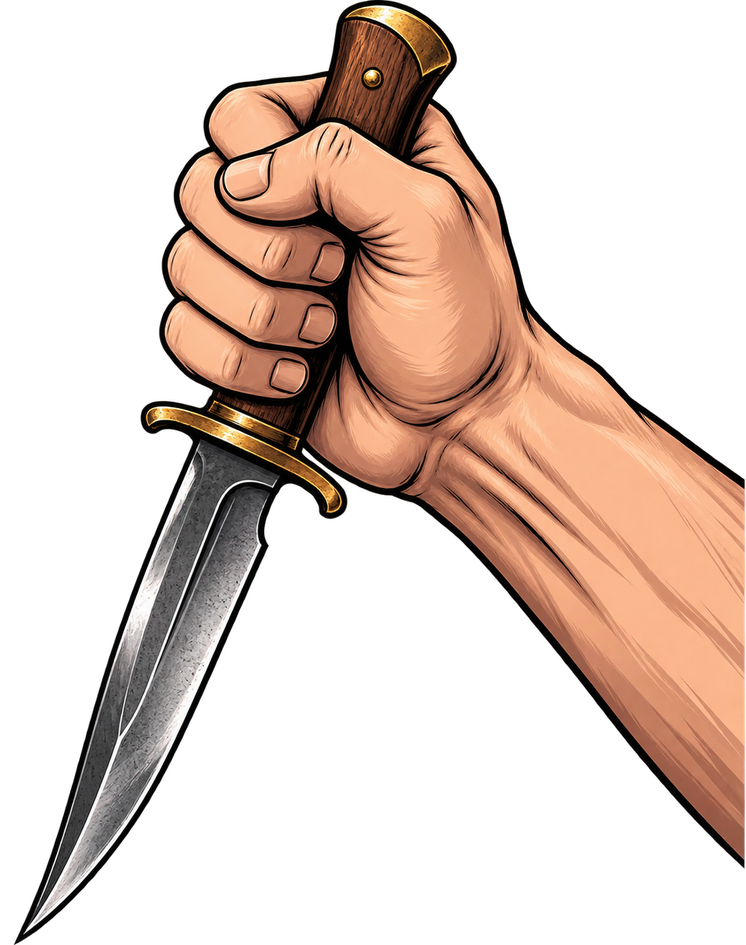
#> input picture Knife split.png, 746 x 945 px, shrunk from 1114 x 1411 before the run
$ python chroma_key_logo.py '../Knife split.png' out.png
#> lines starting #> are read from the running program, lines starting #| are printed output that depends on the picture; after the words box and inside, x2 and y2 are one past the last pixel; in counts of white or black regions, pixels touching at a corner belong together
"""Chroma-key the flat-green background out of the generated logo to alpha.

Approach (green-screen keying with spill suppression):
  1. alpha from "greenness": how much green dominates red & blue.
  2. suppress green spill on kept pixels (clamp G toward max(R,B)).
  3. autocrop to the logo bounds with a small transparent margin.
"""

import sys

import numpy as np
from PIL import Image

SRC = sys.argv[1]
DST = sys.argv[2]

img = Image.open(SRC).convert("RGBA")
#> img is the input picture: PIL image 746x945 RGBA; mean R, G, B, A 65.3, 47.4, 37.8, 95.6
arr = np.asarray(img).astype(np.float32)
r, g, b, a = arr[..., 0], arr[..., 1], arr[..., 2], arr[..., 3]
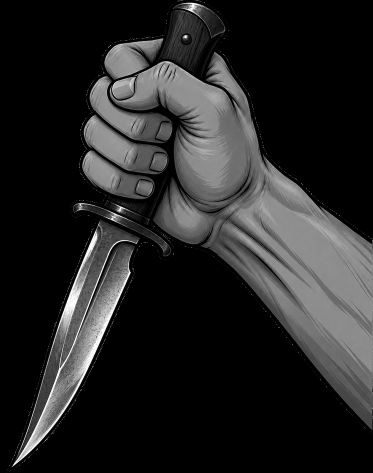
#> b: shape (945, 746) float32 (shown at 1/2 size); min 0, max 255, mean 37.8
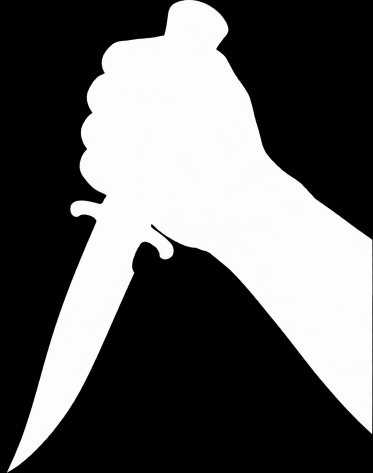
#> a: shape (945, 746) float32 (shown at 1/2 size); min 0, max 255, mean 95.6

# "greenness": green clearly above both red and blue = background.
green_excess = g - np.maximum(r, b)
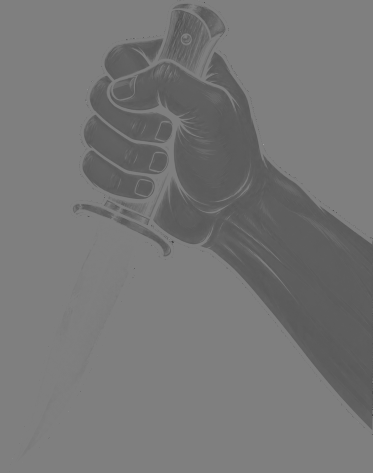
#> green_excess: shape (945, 746) float32 (shown at 1/2 size); min -255, max 255, mean -17.9; drawn with min black and max white

# Full transparency well inside the green, full opacity on the artwork,
# smooth ramp between so edges don't jag.
LO, HI = 40.0, 110.0
alpha = 1.0 - np.clip((green_excess - LO) / (HI - LO), 0.0, 1.0)

# Spill suppression: on partially/near-kept pixels, pull the green channel
# down to at most the max of red/blue so no green rim survives.
keep = alpha > 0.0
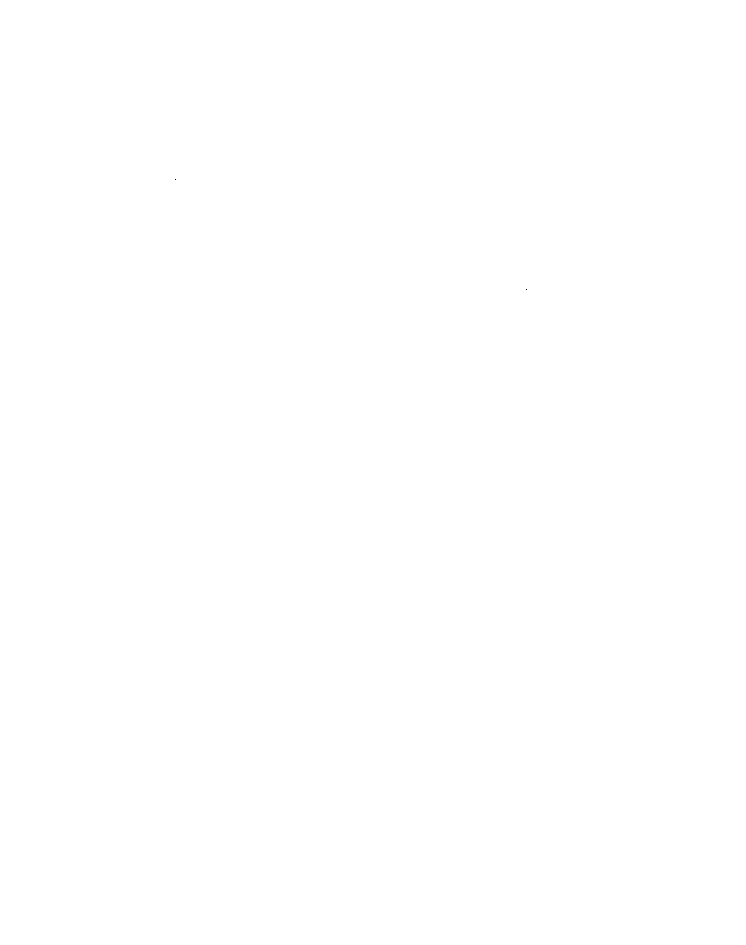
#> keep: shape (945, 746) bool; 100% white; black in thin lines or dots, all inside (x1, y1, x2, y2) = (175, 179, 527, 290)
cap = np.maximum(r, b)
spill = keep & (g > cap)
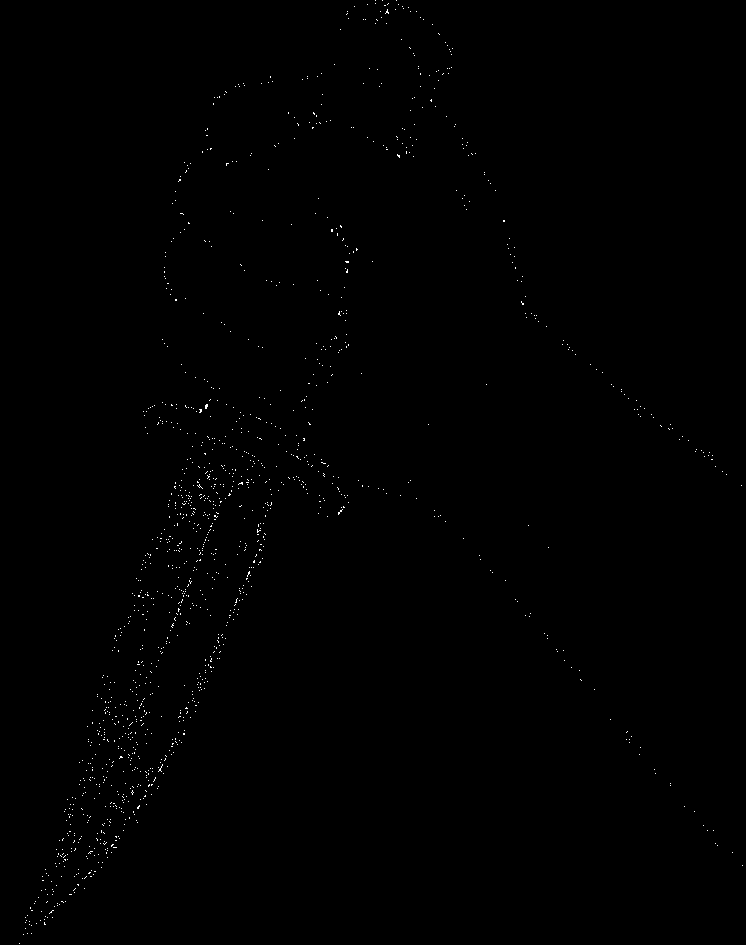
#> spill: shape (945, 746) bool; 0.28% white in thin lines or dots
g[spill] = cap[spill]
#> g: shape (945, 746) float32; min 0, max 255, mean 47.4

out = np.dstack([r, g, b, alpha * 255.0]).astype(np.uint8)
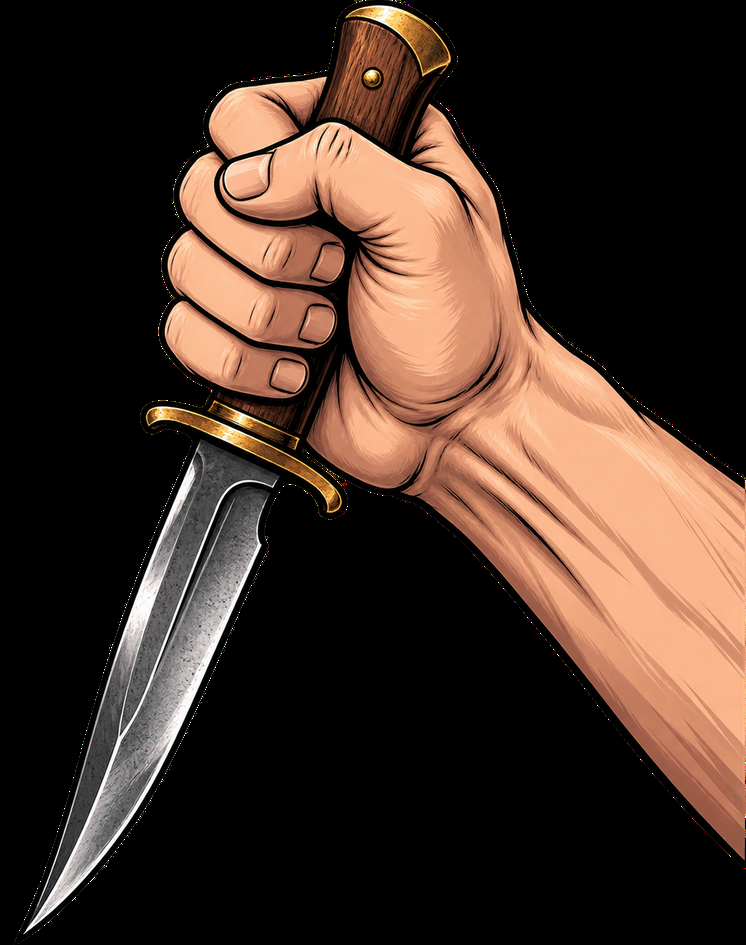
#> out: shape (945, 746, 4); mean of channels 0, 1, 2, 3 65.3, 47.4, 37.8, 255; transparent parts drawn white
result = Image.fromarray(out, "RGBA")

# Autocrop to non-transparent bounds + small margin.
bbox = result.getchannel("A").point(lambda v: 255 if v > 8 else 0).getbbox()
#> bbox = (0, 0, 746, 945)
if bbox:
    margin = 12
    left = max(bbox[0] - margin, 0)
#> left = 0
    top = max(bbox[1] - margin, 0)
#> top = 0
    right = min(bbox[2] + margin, result.width)
#> right = 746
    bottom = min(bbox[3] + margin, result.height)
#> bottom = 945
    result = result.crop((left, top, right, bottom))

result.save(DST)
print(f"saved {DST} size={result.size}")
#| saved out.png size=(746, 945)

$ run again, on fireburst.png
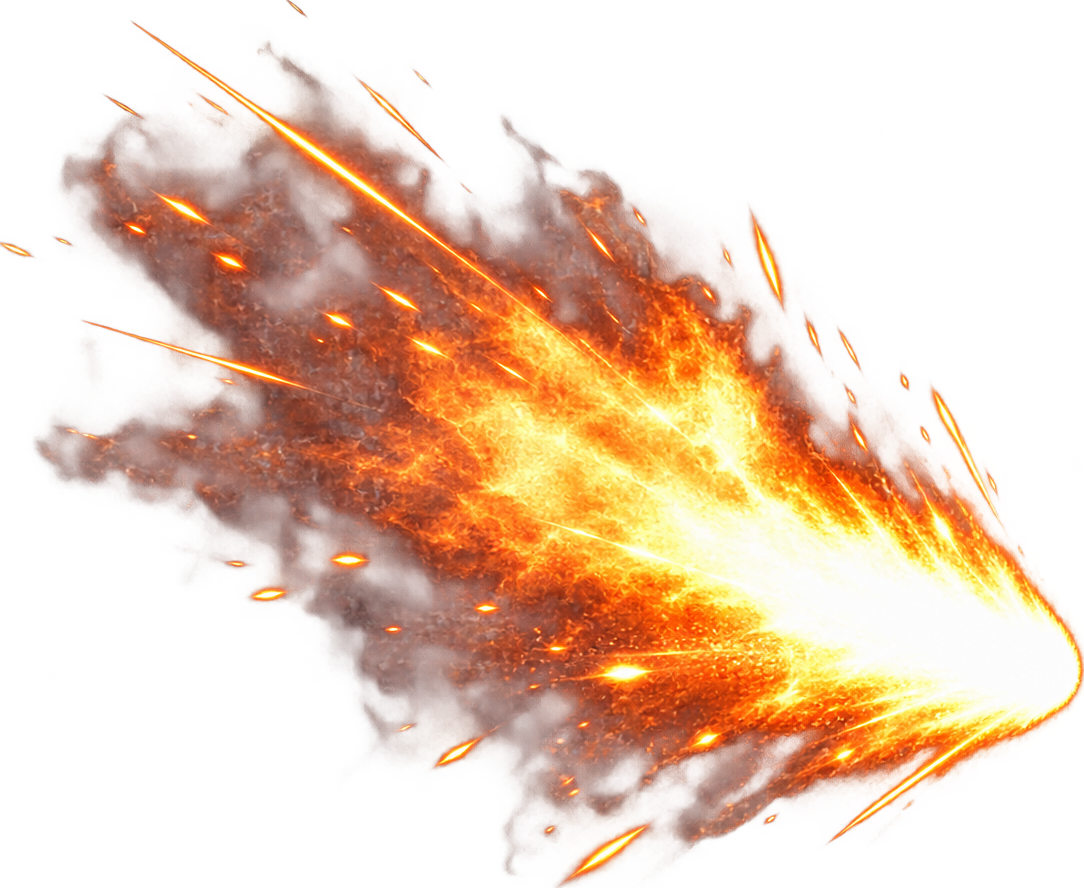
#> input picture fireburst.png, 1084 x 888 px
#> img is the input picture: PIL image 1084x888 RGBA; mean R, G, B, A 106.4, 63.3, 36.8, 97.2
#> alpha: shape (888, 1084) float32; every value is 1
#> keep: shape (888, 1084) bool; every value is 1
#> `spill = keep & (g > cap)`:
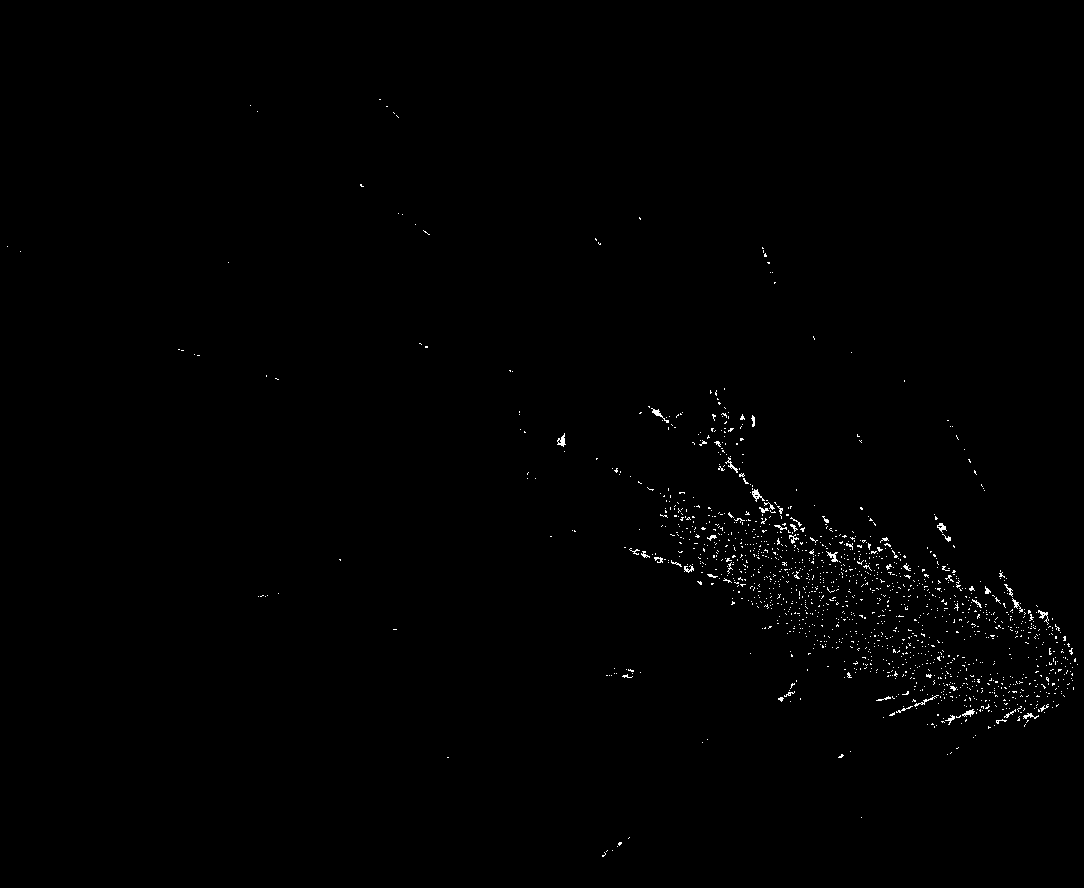
#> spill: shape (888, 1084) bool; 0.54% white in thin lines or dots, all inside (x1, y1, x2, y2) = (7, 99, 1078, 857)
#> `out = np.dstack([r, g, b, alpha * 255.0]).astype(np.uint8)`:
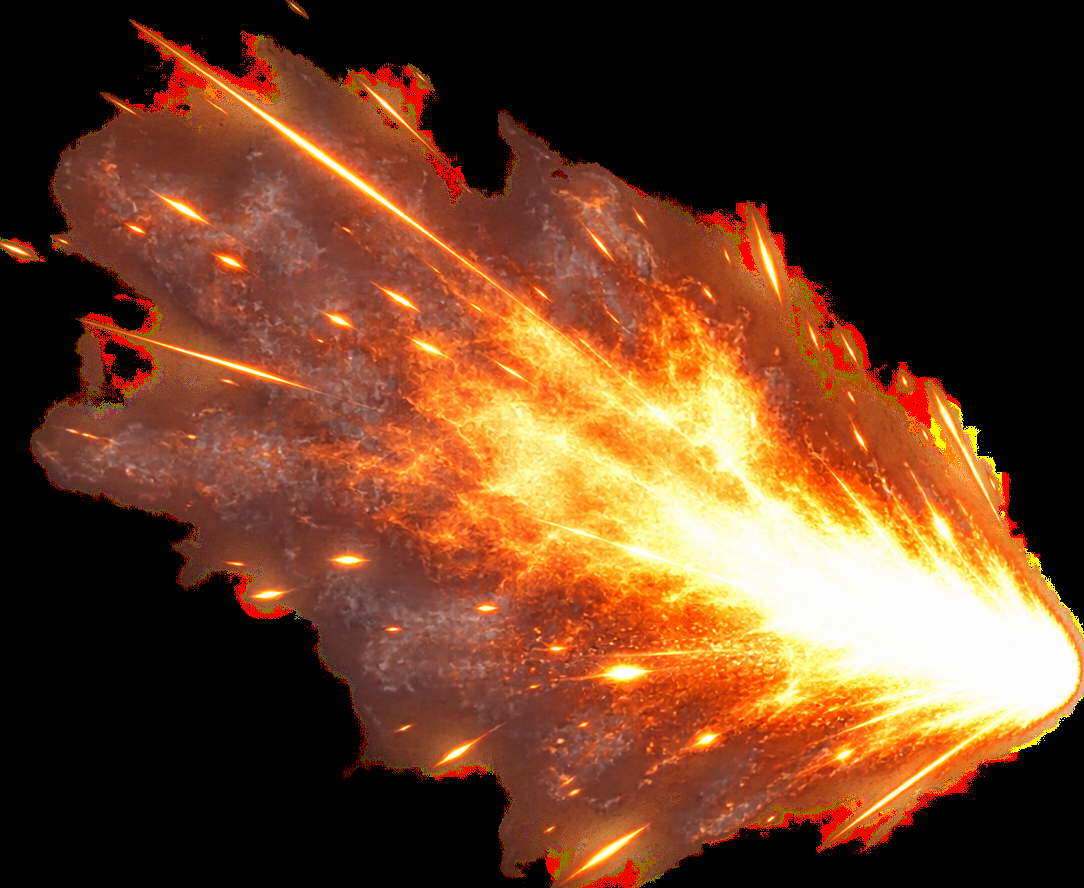
#> out: shape (888, 1084, 4); mean of channels 0, 1, 2, 3 106.4, 63.3, 36.8, 255; drawn as R, G, B
#> bbox = (0, 0, 1084, 888)
#> left = 0
#> right = 1084
#> bottom = 888
#| saved out.png size=(1084, 888)
